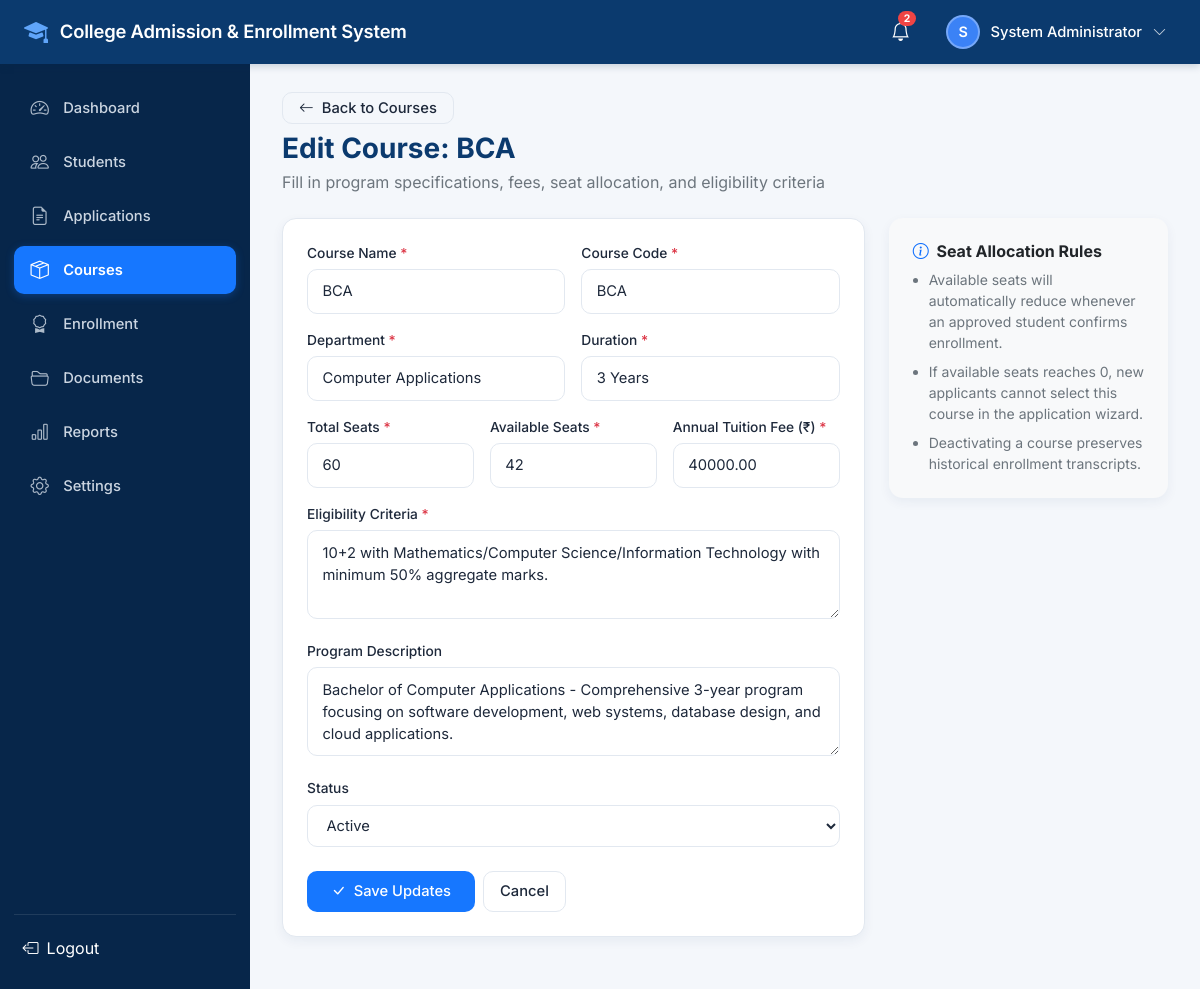
/courses/manage/1/edit/ (signed in), run on the app's committed database.
### accounts/models.py (models this page shows, shortened)
class User(AbstractUser):
    ROLE_CHOICES = (
        ('ADMIN', 'Admin'),
        ('STUDENT', 'Student'),
    )
    role = models.CharField(max_length=20, choices=ROLE_CHOICES, default='STUDENT')
    email = models.EmailField(unique=True)
    phone_number = models.CharField(max_length=20, blank=True, null=True)
    profile_picture = models.ImageField(upload_to='profiles/', blank=True, null=True)
    created_at = models.DateTimeField(auto_now_add=True)
    updated_at = models.DateTimeField(auto_now=True)
    USERNAME_FIELD = 'email'
    REQUIRED_FIELDS = ['username', 'first_name', 'last_name']
    @property
    def is_student(self):
        return self.role == 'STUDENT'
    @property
    def is_admin_user(self):
        return self.role == 'ADMIN' or self.is_staff or self.is_superuser
    @property
    def full_name(self):
        name = f"{self.first_name} {self.last_name}".strip()
        return name if name else self.username

### courses/models.py (models this page shows, shortened)
class Course(models.Model):
    STATUS_CHOICES = (
        ('Active', 'Active'),
        ('Inactive', 'Inactive'),
    )
    course_name = models.CharField(max_length=150)
    course_code = models.CharField(max_length=30, unique=True)
    department = models.CharField(max_length=100)
    description = models.TextField(blank=True)
    duration = models.CharField(max_length=50, default='3 Years')
    total_seats = models.PositiveIntegerField(default=60, validators=[MinValueValidator(1)])
    available_seats = models.PositiveIntegerField(default=60)
    eligibility = models.TextField(default='10+2 Higher Secondary Examination passed with minimum 50% aggregate marks.')
    fees = models.DecimalField(max_digits=10, decimal_places=2, default=45000.00)
    status = models.CharField(max_length=20, choices=STATUS_CHOICES, default='Active')
    created_at = models.DateTimeField(auto_now_add=True)
    updated_at = models.DateTimeField(auto_now=True)
    class Meta:
        ordering = ['course_name']

### courses/views.py (the view)
# urls.py: path('manage/<int:pk>/edit/', views.admin_course_edit, name='edit'),
@admin_required
def admin_course_edit(request, pk):
    course = get_object_or_404(Course, pk=pk)
    if request.method == 'POST':
        form = CourseForm(request.POST, instance=course)
        if form.is_valid():
            form.save()
            messages.success(request, f"Course '{course.course_name}' has been updated.")
            return redirect('courses:manage')
        else:
            messages.error(request, "Please correct the form errors.")
    else:
        form = CourseForm(instance=course)
    return render(request, 'courses/admin_course_form.html', {
        'form': form,
        'course': course,
        'action_title': f'Edit Course: {course.course_name}',
        'is_edit': True
    })

### notifications/context_processors.py (called while the page is built)
def notification_context(request):
    if request.user.is_authenticated:
        unread_count = Notification.objects.filter(recipient=request.user, is_read=False).count()
        recent_notifications = Notification.objects.filter(recipient=request.user)[:5]
        return {
            'unread_notifications_count': unread_count,
            'recent_notifications': recent_notifications,
        }
    return {
        'unread_notifications_count': 0,
        'recent_notifications': [],
    }

### templates/courses/admin_course_form.html (shortened to what this page needs)
{% extends 'base.html' %}
{% load static %}
{% block content %}
<div class="mb-4">
  <a href="{% url 'courses:manage' %}" class="btn btn-outline-custom py-1 px-3 small mb-2">
    <i class="bi bi-arrow-left"></i> Back to Courses
  </a>
  <h3 class="fw-bold mb-1" style="color: #0B3A6E;">{{ action_title }}</h3>
  <p class="text-secondary mb-0">Fill in program specifications, fees, seat allocation, and eligibility criteria</p>
</div>
<div class="row">
  <div class="col-lg-8">
    <div class="card-custom">
      <form method="post" novalidate>
        <div class="row g-3 mb-3">
          <div class="col-md-6">
            <label class="form-label-custom">Course Name <span class="text-danger">*</span></label>
            {{ form.course_name }}
          </div>
          <div class="col-md-6">
            <label class="form-label-custom">Course Code <span class="text-danger">*</span></label>
            {{ form.course_code }}
          </div>
        </div>
        <div class="row g-3 mb-3">
          <div class="col-md-6">
            <label class="form-label-custom">Department <span class="text-danger">*</span></label>
            {{ form.department }}
          </div>
          <div class="col-md-6">
            <label class="form-label-custom">Duration <span class="text-danger">*</span></label>
            {{ form.duration }}
          </div>
        </div>
        <div class="row g-3 mb-3">
          <div class="col-md-4">
            <label class="form-label-custom">Total Seats <span class="text-danger">*</span></label>
            {{ form.total_seats }}
          </div>
          <div class="col-md-4">
            <label class="form-label-custom">Available Seats <span class="text-danger">*</span></label>
            {{ form.available_seats }}
          </div>
          <div class="col-md-4">
            <label class="form-label-custom">Annual Tuition Fee (₹) <span class="text-danger">*</span></label>
            {{ form.fees }}
          </div>
        </div>
        <div class="mb-3">
          <label class="form-label-custom">Eligibility Criteria <span class="text-danger">*</span></label>
          {{ form.eligibility }}
        </div>
        <div class="mb-3">
          <label class="form-label-custom">Program Description</label>
          {{ form.description }}
        </div>
        <div class="mb-4">
          <label class="form-label-custom">Status</label>
          {{ form.status }}
        </div>
        <div class="d-flex gap-2">
          <button type="submit" class="btn btn-primary-custom py-2 px-4">
            <i class="bi bi-check-lg"></i> {% if is_edit %}Save Updates{% else %}Create Course{% endif %}
          </button>
          <a href="{% url 'courses:manage' %}" class="btn btn-outline-custom py-2 px-3">Cancel</a>
        </div>
      </form>
    </div>
  </div>
  <div class="col-lg-4">
    <div class="card-custom bg-light border-0">
      <h6 class="fw-bold text-dark mb-2"><i class="bi bi-info-circle text-primary me-1"></i> Seat Allocation Rules</h6>
      <ul class="small text-secondary ps-3 mb-0">
        <li class="mb-2">Available seats will automatically reduce whenever an approved student confirms enrollment.</li>
        <li class="mb-2">If available seats reaches 0, new applicants cannot select this course in the application wizard.</li>
        <li>Deactivating a course preserves historical enrollment transcripts.</li>
      </ul>
    </div>
  </div>
</div>
{% endblock %}

### templates/base.html (shortened to what this page needs)
{% load static %}
<!DOCTYPE html>
<html lang="en">
<head>
  <link href="https://cdn.jsdelivr.net/npm/bootstrap@5.3.3/dist/css/bootstrap.min.css" rel="stylesheet">
  <link rel="stylesheet" href="https://cdn.jsdelivr.net/npm/bootstrap-icons@1.11.3/font/bootstrap-icons.min.css">
  <link rel="stylesheet" href="{% static 'css/style.css' %}">
</head>
<body>
  <header class="portal-header">
    <div class="d-flex align-items-center gap-3">
      <a href="{% if user.is_authenticated %}{% if user.is_admin_user %}{% url 'accounts:admin_dashboard' %}{% else %}{% url 'students:dashboard' %}{% endif %}{% else %}{% url 'accounts:home' %}{% endif %}" class="portal-brand text-decoration-none">
        <i class="bi bi-mortarboard-fill"></i>
        <span>College Admission & Enrollment System</span>
      </a>
    </div>
    <div class="portal-header-right">
      {% if user.is_authenticated %}
        <div class="dropdown">
          <button class="notification-bell-btn" id="notifDropdown" data-bs-toggle="dropdown" aria-expanded="false" title="Notifications">
            <i class="bi bi-bell"></i>
            {% if unread_notifications_count > 0 %}
              <span class="notification-badge">{{ unread_notifications_count }}</span>
            {% endif %}
          </button>
        </div>
        <div class="dropdown">
          <button class="header-user-btn" id="userMenuDropdown" data-bs-toggle="dropdown" aria-expanded="false">
            <div class="header-avatar">
              {% if user.profile_picture %}
                <img src="{{ user.profile_picture.url }}" alt="{{ user.full_name }}" class="w-100 h-100 rounded-circle">
              {% else %}
                {{ user.first_name|first|default:user.username|first|upper }}
              {% endif %}
            </div>
            <span class="header-user-name d-none d-sm-inline">{{ user.full_name|default:user.username }}</span>
            <i class="bi bi-chevron-down small opacity-75"></i>
          </button>
        </div>
      {% endif %}
    </div>
  </header>
  {% if user.is_authenticated %}
    <div class="portal-layout">
      <aside class="portal-sidebar">
        <ul class="sidebar-menu">
          {% if user.is_student %}
            <li class="sidebar-item {% if request.resolver_match.view_name == 'students:dashboard' %}active{% endif %}">
              <a href="{% url 'students:dashboard' %}"><i class="bi bi-speedometer2"></i> Dashboard</a>
            </li>
            <li class="sidebar-item {% if request.resolver_match.view_name == 'students:profile' %}active{% endif %}">
              <a href="{% url 'students:profile' %}"><i class="bi bi-person"></i> My Profile</a>
            </li>
            <li class="sidebar-item {% if request.resolver_match.view_name == 'admissions:apply' %}active{% endif %}">
              <a href="{% url 'admissions:apply' %}"><i class="bi bi-file-earmark-plus"></i> Apply for Admission</a>
            </li>
            <li class="sidebar-item {% if 'my_applications' in request.resolver_match.view_name or 'application_detail' in request.resolver_match.view_name %}active{% endif %}">
              <a href="{% url 'admissions:my_applications' %}"><i class="bi bi-journal-text"></i> My Applications</a>
            </li>
            <li class="sidebar-item {% if 'courses' in request.resolver_match.app_name and not user.is_admin_user %}active{% endif %}">
              <a href="{% url 'courses:list' %}"><i class="bi bi-book"></i> Courses</a>
            </li>
            <li class="sidebar-item {% if 'enrollments' in request.resolver_match.app_name %}active{% endif %}">
              <a href="{% url 'enrollments:my_enrollments' %}"><i class="bi bi-award"></i> Enrollment</a>
            </li>
            <li class="sidebar-item {% if 'documents' in request.resolver_match.app_name %}active{% endif %}">
              <a href="{% url 'documents:list' %}"><i class="bi bi-folder2-open"></i> Documents</a>
            </li>
            <li class="sidebar-item {% if 'notifications' in request.resolver_match.app_name %}active{% endif %}">
              <a href="{% url 'notifications:list' %}"><i class="bi bi-bell"></i> Notifications</a>
            </li>
            <li class="sidebar-item {% if request.resolver_match.view_name == 'accounts:settings' %}active{% endif %}">
              <a href="{% url 'accounts:settings' %}"><i class="bi bi-gear"></i> Settings</a>
            </li>
          {% else %}
            <li class="sidebar-item {% if request.resolver_match.view_name == 'accounts:admin_dashboard' %}active{% endif %}">
              <a href="{% url 'accounts:admin_dashboard' %}"><i class="bi bi-speedometer2"></i> Dashboard</a>
            </li>
            <li class="sidebar-item {% if 'students:manage' in request.resolver_match.view_name or 'student_detail' in request.resolver_match.view_name %}active{% endif %}">
              <a href="{% url 'students:manage' %}"><i class="bi bi-people"></i> Students</a>
            </li>
            <li class="sidebar-item {% if 'admissions:admin' in request.resolver_match.view_name %}active{% endif %}">
              <a href="{% url 'admissions:admin_manage' %}"><i class="bi bi-file-earmark-text"></i> Applications</a>
            </li>
            <li class="sidebar-item {% if 'courses' in request.resolver_match.app_name %}active{% endif %}">
              <a href="{% url 'courses:manage' %}"><i class="bi bi-box-seam"></i> Courses</a>
            </li>
            <li class="sidebar-item {% if 'enrollments' in request.resolver_match.app_name %}active{% endif %}">
              <a href="{% url 'enrollments:manage' %}"><i class="bi bi-award"></i> Enrollment</a>
            </li>
            <li class="sidebar-item {% if 'documents' in request.resolver_match.app_name %}active{% endif %}">
              <a href="{% url 'documents:manage' %}"><i class="bi bi-folder2-open"></i> Documents</a>
            </li>
            <li class="sidebar-item {% if 'reports' in request.resolver_match.app_name %}active{% endif %}">
              <a href="{% url 'reports:overview' %}"><i class="bi bi-bar-chart"></i> Reports</a>
            </li>
            <li class="sidebar-item {% if request.resolver_match.view_name == 'accounts:settings' %}active{% endif %}">
              <a href="{% url 'accounts:settings' %}"><i class="bi bi-gear"></i> Settings</a>
            </li>
          {% endif %}
        </ul>
        <div class="sidebar-footer">
          <form action="{% url 'accounts:logout' %}" method="post">
            <button type="submit" class="btn btn-link text-white text-decoration-none w-100 text-start p-2 d-flex align-items-center gap-2 rounded hover-bg">
              <i class="bi bi-box-arrow-left"></i> Logout
            </button>
          </form>
        </div>
      </aside>
      <main class="portal-content">
        {% block content %}{% endblock %}
      </main>
    </div>
  {% else %}
    <main class="flex-grow-1">
      {% block public_content %}{% endblock %}
    </main>
  {% endif %}
</body>
</html>

### data on the page
User: first_name|first "S", full_name "System Administrator"
Course: course_name "BCA", course_code "BCA", department "Computer Applications", duration "3 Years", total_seats "60", available_seats "42", fees "40000.00", eligibility "10+2 with Mathematics/Computer Science/Information Technology with minimum 50% aggregate marks.", description "Bachelor of Computer Applications - Comprehensive 3-year program focusing on software development, web systems, database design, and cloud applications.", status "Active"

### other printed values
{{ unread_notifications_count }} "2"
{{ action_title }} "Edit Course: BCA"
